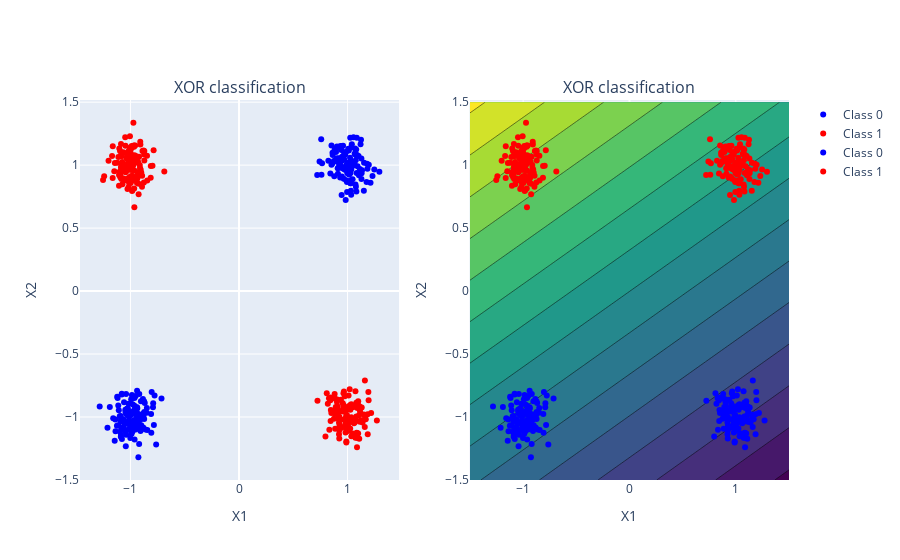

Here is the notebook cell this chart was saved with:
### Markdown cell above
***

<div class="alert alert-success" markdown="1" style="color:white; background-color: #013220; border-color: #03C03C">

> ### Question 1.2 - Implement XOR classification with JAX

> 1. Perform the same implementation as previously with JAX
> 2. Implement gradient descent to optimize the weights and bias.

</div>

***

### Code cell
######################
# YOUR CODE GOES HERE
######################

from tqdm import tqdm
from jax import grad, jit, random
import jax.numpy as jnp

key = random.PRNGKey(np.random.randint(0, 1e9))
keys = random.split(key, 4)

weights1 = random.normal(keys[0], (n_hidden, n_input)) * 0.1
weights2 = random.normal(keys[1], (n_output, n_hidden)) * 0.1
bias1 = random.normal(keys[2], (n_hidden,)) * 0.1
bias2 = random.normal(keys[3], (n_output,)) * 0.1

@jit
def mlp(x, w1, w2, b1, b2):
	z1 = jnp.dot(w1, x.T) + b1.reshape(-1, 1)
	a1 = 1 / (1 + jnp.exp(-z1))
	z2 = jnp.dot(w2, a1) + b2.reshape(-1, 1)
	a2 = 1 / (1 + jnp.exp(-z2))
	return a2[0]

@jit
def loss_function(x, y, w1, w2, b1, b2):
	# Forward pass
	y_bar = mlp(x, w1, w2, b1, b2)
	# Error computation
	error = jnp.sum((y_bar - y) ** 2)
	return error

gradient = grad(loss_function, argnums=[2, 3, 4, 5])

n_epochs = 1000
p_bar = tqdm(range(n_epochs))
for i in p_bar:
	
	error = loss_function(x_inputs, y_classes, weights1, weights2, bias1, bias2)
	if error < mse_limit:
		break

	# Backward pass
	gradients = gradient(x_inputs, y_classes, weights1, weights2, bias1, bias2)
	weights1 = weights1 - eta * gradients[0]
	bias1 = bias1 - eta * gradients[1]
	weights2 = weights2 - eta * gradients[2]
	bias2 = bias2 - eta * gradients[3]
	
	p_bar.set_description(f"Error: {error:.4f}")

y_pred = jnp.round(mlp(x_inputs, weights1, weights2, bias1, bias2))

from plotly.subplots import make_subplots
import plotly.graph_objects as go

# Create figure

fig = make_subplots(rows=1, cols=2, subplot_titles=("XOR classification", "XOR classification"))
# Plot the original XOR problem
fig.add_trace(go.Scatter(x=x_inputs[y_classes == 0, 0], y=x_inputs[y_classes == 0, 1], mode='markers', name='Class 0', marker=dict(color='blue')), row=1, col=1)
fig.add_trace(go.Scatter(x=x_inputs[y_classes == 1, 0], y=x_inputs[y_classes == 1, 1], mode='markers', name='Class 1', marker=dict(color='red')), row=1, col=1)
# Plot the XOR classification
fig.add_trace(go.Scatter(x=x_inputs[y_pred == 0, 0], y=x_inputs[y_pred == 0, 1], mode='markers', name='Class 0', marker=dict(color='blue')), row=1, col=2)
fig.add_trace(go.Scatter(x=x_inputs[y_pred == 1, 0], y=x_inputs[y_pred == 1, 1], mode='markers', name='Class 1', marker=dict(color='red')), row=1, col=2)

# Add the decision boundary
x1 = np.linspace(-1.5, 1.5, 100)
x2 = np.linspace(-1.5, 1.5, 100)
X1, X2 = np.meshgrid(x1, x2)
X = np.array([X1.flatten(), X2.flatten()]).T
Z = mlp(X, weights1, weights2, bias1, bias2).reshape(100, 100)

fig.add_trace(go.Contour(x=x1, y=x2, z=Z, colorscale='Viridis', showscale=False), row=1, col=2)

# Update xaxis properties
fig.update_xaxes(title_text="X1", row=1, col=1)
fig.update_xaxes(title_text="X1", row=1, col=2)
# Update yaxis properties
fig.update_yaxes(title_text="X2", row=1, col=1)
fig.update_yaxes(title_text="X2", row=1, col=2)
# Update title and size
fig.show()

### Figure 1 — Plotly figure (JSON) as saved in the notebook; plotly's stock layout.template omitted (floating-point values rounded to 4 significant figures; data arrays with more than 128 entries replaced by an {"elided": "..."} marker saying what was removed)
{"data": [{"marker": {"color": "blue"}, "mode": "markers", "name": "Class 0", "type": "scatter", "x": {"elided": "248 float values"}, "xaxis": "x", "y": {"elided": "248 float values"}, "yaxis": "y"}, {"marker": {"color": "red"}, "mode": "markers", "name": "Class 1", "type": "scatter", "x": {"elided": "248 float values"}, "xaxis": "x", "y": {"elided": "248 float values"}, "yaxis": "y"}, {"marker": {"color": "blue"}, "mode": "markers", "name": "Class 0", "type": "scatter", "x": {"elided": "248 float values"}, "xaxis": "x2", "y": {"elided": "248 float values"}, "yaxis": "y2"}, {"marker": {"color": "red"}, "mode": "markers", "name": "Class 1", "type": "scatter", "x": {"elided": "248 float values"}, "xaxis": "x2", "y": {"elided": "248 float values"}, "yaxis": "y2"}, {"colorscale": [[0, "#440154"], [0.1111, "#482878"], [0.2222, "#3e4989"], [0.3333, "#31688e"], [0.4444, "#26828e"], [0.5556, "#1f9e89"], [0.6667, "#35b779"], [0.7778, "#6ece58"], [0.8889, "#b5de2b"], [1, "#fde725"]], "showscale": false, "type": "contour", "x": [-1.5, -1.47, -1.439, -1.409, -1.379, -1.348, -1.318, -1.288, -1.258, -1.227, -1.197, -1.167, -1.136, -1.106, -1.076, -1.045, -1.015, -0.9848, -0.9545, -0.9242, -0.8939, -0.8636, -0.8333, -0.803, -0.7727, -0.7424, -0.7121, -0.6818, -0.6515, -0.6212, -0.5909, -0.5606, -0.5303, -0.5, -0.4697, -0.4394, -0.4091, -0.3788, -0.3485, -0.3182, -0.2879, -0.2576, -0.2273, -0.197, -0.1667, -0.1364, -0.1061, -0.07576, -0.04545, -0.01515, 0.01515, 0.04545, 0.07576, 0.1061, 0.1364, 0.1667, 0.197, 0.2273, 0.2576, 0.2879, 0.3182, 0.3485, 0.3788, 0.4091, 0.4394, 0.4697, 0.5, 0.5303, 0.5606, 0.5909, 0.6212, 0.6515, 0.6818, 0.7121, 0.7424, 0.7727, 0.803, 0.8333, 0.8636, 0.8939, 0.9242, 0.9545, 0.9848, 1.015, 1.045, 1.076, 1.106, 1.136, 1.167, 1.197, 1.227, 1.258, 1.288, 1.318, 1.348, 1.379, 1.409, 1.439, 1.47, 1.5], "xaxis": "x2", "y": [-1.5, -1.47, -1.439, -1.409, -1.379, -1.348, -1.318, -1.288, -1.258, -1.227, -1.197, -1.167, -1.136, -1.106, -1.076, -1.045, -1.015, -0.9848, -0.9545, -0.9242, -0.8939, -0.8636, -0.8333, -0.803, -0.7727, -0.7424, -0.7121, -0.6818, -0.6515, -0.6212, -0.5909, -0.5606, -0.5303, -0.5, -0.4697, -0.4394, -0.4091, -0.3788, -0.3485, -0.3182, -0.2879, -0.2576, -0.2273, -0.197, -0.1667, -0.1364, -0.1061, -0.07576, -0.04545, -0.01515, 0.01515, 0.04545, 0.07576, 0.1061, 0.1364, 0.1667, 0.197, 0.2273, 0.2576, 0.2879, 0.3182, 0.3485, 0.3788, 0.4091, 0.4394, 0.4697, 0.5, 0.5303, 0.5606, 0.5909, 0.6212, 0.6515, 0.6818, 0.7121, 0.7424, 0.7727, 0.803, 0.8333, 0.8636, 0.8939, 0.9242, 0.9545, 0.9848, 1.015, 1.045, 1.076, 1.106, 1.136, 1.167, 1.197, 1.227, 1.258, 1.288, 1.318, 1.348, 1.379, 1.409, 1.439, 1.47, 1.5], "yaxis": "y2", "z": {"elided": "100x100 float values"}}], "layout": {"annotations": [{"font": {"size": 16}, "showarrow": false, "text": "XOR classification", "x": 0.225, "xanchor": "center", "xref": "paper", "y": 1, "yanchor": "bottom", "yref": "paper"}, {"font": {"size": 16}, "showarrow": false, "text": "XOR classification", "x": 0.775, "xanchor": "center", "xref": "paper", "y": 1, "yanchor": "bottom", "yref": "paper"}], "xaxis": {"anchor": "y", "domain": [0, 0.45], "title": {"text": "X1"}}, "xaxis2": {"anchor": "y2", "domain": [0.55, 1], "title": {"text": "X1"}}, "yaxis": {"anchor": "x", "domain": [0, 1], "title": {"text": "X2"}}, "yaxis2": {"anchor": "x2", "domain": [0, 1], "title": {"text": "X2"}}}}
